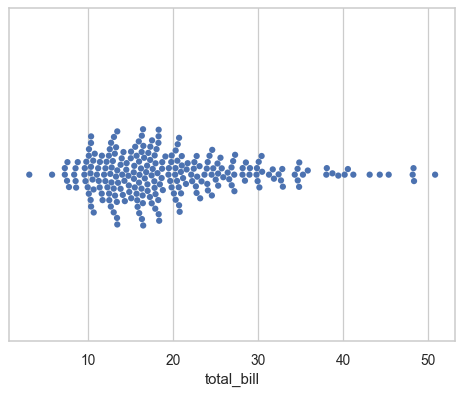

Reproduce this figure in Python.
import seaborn as sns
sns.set_theme(style="whitegrid")
tips = sns.load_dataset("tips")
ax = sns.swarmplot(x=tips["total_bill"])
